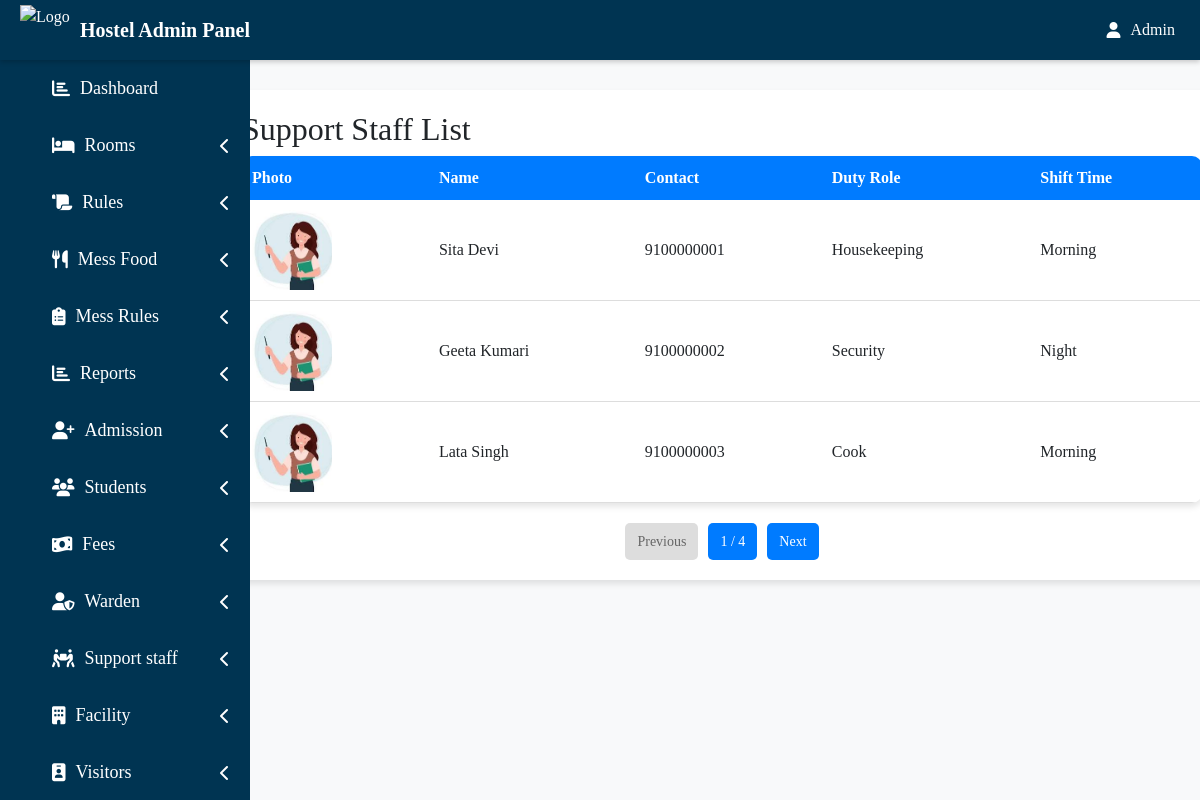
The app's page /hadmin/view_support_staff.php with its own data.
### tables this page shows
CREATE TABLE `support_staff` (
  `id` int(11) NOT NULL,
  `name` varchar(100) NOT NULL,
  `photo` varchar(255) NOT NULL,
  `contact` varchar(15) NOT NULL,
  `duty_role` varchar(100) NOT NULL,
  `shift_time` varchar(50) NOT NULL
);

### hadmin/view_support_staff.php (the view, shortened to what this page needs)
<?php
include_once('include/side.php');
$limit = 3;
$page = isset($_GET['page']) ? (int)$_GET['page'] : 1;
$page = max(1, $page);
$start = ($page - 1) * $limit;
$totalResult = mysqli_query($conn, "SELECT COUNT(*) as total FROM support_staff");
$totalRow = mysqli_fetch_assoc($totalResult);
$totalRecords = $totalRow['total'];
$totalPages = ceil($totalRecords / $limit);
$result = mysqli_query($conn, "SELECT * FROM support_staff LIMIT $start, $limit");
?>
   <link href="https://cdn.jsdelivr.net/npm/bootstrap@5.3.0/dist/css/bootstrap.min.css" rel="stylesheet">
<div class="container mt-4">
        <div class="container1">
<h2>Support Staff List</h2>
<table>
    <tr>
        <th>Photo</th>
        <th>Name</th>
        <th>Contact</th>
        <th>Duty Role</th>
        <th>Shift Time</th>
    </tr>
    <?php while($row = mysqli_fetch_assoc($result)){ ?>
    <tr>
        <td><img src="image/<?= $row['photo'] ?>" alt="<?= $row['name'] ?>" class="faculty-img"></td>
        <td><?= $row['name'] ?></td>
        <td><?= $row['contact'] ?></td>
        <td><?= $row['duty_role'] ?></td>
        <td><?= $row['shift_time'] ?></td>
    </tr>
    <?php } ?>
</table>
<div class="pagination">
    <?php if ($page > 1): ?>
        <a href="?page=<?php echo $page - 1; ?>">Previous</a>
    <?php else: ?>
        <span class="disabled">Previous</span>
    <?php endif; ?>
    <span><?php echo $page; ?> / <?php echo $totalPages; ?></span>
    <?php if ($page < $totalPages): ?>
        <a href="?page=<?php echo $page + 1; ?>">Next</a>
    <?php else: ?>
        <span class="disabled">Next</span>
    <?php endif; ?>
</div>
</body>
</html>

### hadmin/include/side.php (style rules this page uses)
* { margin: 0; padding: 0; font-family: times new roman; }

### hadmin/view_support_staff.php (style rules this page uses)
body { font-family: 'Poppins', sans-serif; background-color: #f8f9fa; }
.container1 { background: #fff; padding: 20px; border-radius: 10px; box-shadow: 0 4px 6px rgba(0, 0, 0, 0.1); margin-top: 90px; margin-left: 180px; width: 1000px; margin-bottom: 30px; }
table { width: 100%; background: #fff; border-radius: 10px; overflow: hidden; box-shadow: 0 4px 6px rgba(0, 0, 0, 0.1); }
th { background: #007bff; color: white; text-align: left; padding: 10px; }
td { padding: 10px; border-bottom: 1px solid #ddd; }
.faculty-img { width: 80px; height: 80px; border-radius: 5px; object-fit: cover; }
.pagination { margin-top: 20px; display: flex; justify-content: center; gap: 10px; }
.pagination a, .pagination span { padding: 8px 12px; border-radius: 5px; text-decoration: none; font-size: 14px; background: #007bff; color: white; }
.pagination .disabled { background: #ddd; color: #666; pointer-events: none; }

### records on screen
support_staff: photo (picture), name "Sita Devi", contact "9100000001", duty_role "Housekeeping", shift_time "Morning"
support_staff: photo (picture), name "Geeta Kumari", contact "9100000002", duty_role "Security", shift_time "Night"
support_staff: photo (picture), name "Lata Singh", contact "9100000003", duty_role "Cook", shift_time "Morning"

### other values on screen
$page "1"
$totalPages "4"
